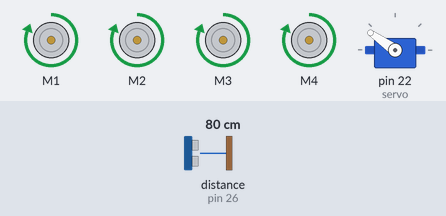
Recording of a sketch running on a simulated Arduino Mega 2560, built with avr-gcc and run on an emulated ATmega2560. Shown: 4 × DC motor (green arrow = forward, orange = backward, longer = faster), servo. Wiring (inferred from the names in the program): ultrasonic range finder: trigger pin 28; echo pin 26. The test bench sets the inputs (shaded band); at power-on: distance to the obstacle (sensor on pin 26) 80 cm. The echo pulse lasts 58.3 µs per cm.

Above: at 1.2 s.
1.3 s: distance to the obstacle (sensor on pin 26) set to 34 cm
2.8 s: distance to the obstacle (sensor on pin 26) set to 28 cm
At 3.6 s:
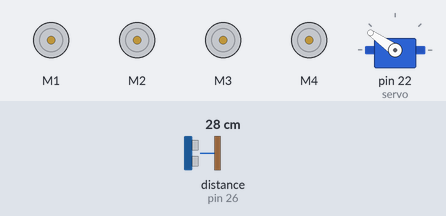
8.8 s: distance to the obstacle (sensor on pin 26) set to 35 cm
At 11.7 s:
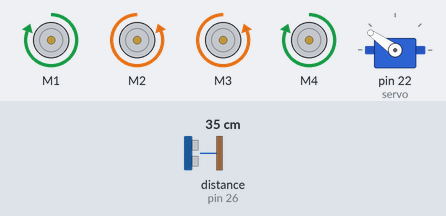
11.8 s: distance to the obstacle (sensor on pin 26) set to 2 cm
At 14.7 s:
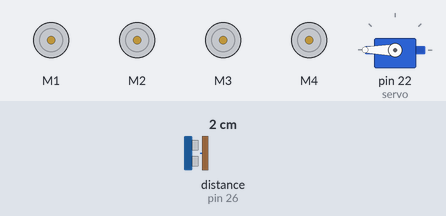
Timing chart, 0 to 15.8 s (numbered marks = the images above; inputs shaded):
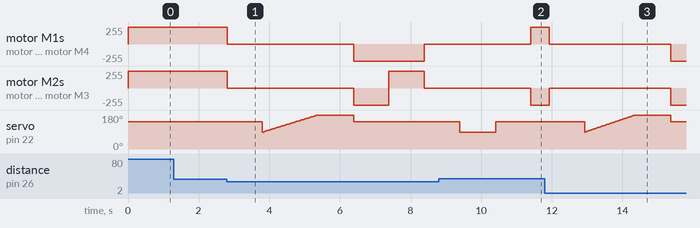

Measured:
- the behaviour switches between 31 and 30 cm on distance to the obstacle (sensor on pin 26) (found by bisection; images 0 and 1)
- after the input at 1.3 s, every drawn part: stays the same
- after the input at 2.8 s, motor M1, motor M4: forward 255/255 → stopped at once, → backward 255/255 3.6 s later, → stopped 2.0 s later; motor M2, motor M3: forward 255/255 → stopped at once, → backward 255/255 3.6 s later, → forward 255/255 1.0 s later, → stopped 1.0 s later
- after the input at 8.8 s, motor M1, motor M4: stopped → forward 255/255 after 2.6 s; motor M2, motor M3: stopped → backward 255/255 after 2.6 s
- after the input at 11.8 s, motor M1, motor M4: forward 255/255 → stopped after 0.13 s, → backward 255/255 3.4 s later; motor M2, motor M3: backward 255/255 → stopped after 0.13 s, → backward 255/255 3.4 s later

The sketch:

Obstacle_Avoidance_Car.ino
```cpp
#include <AFMotor.h>
#include <Servo.h>
#define echoPin 26
#define trigPin 28

  Servo servo;
  AF_DCMotor motor1(1);
  AF_DCMotor motor2(2);
  AF_DCMotor motor3(3);
  AF_DCMotor motor4(4);
  long duration;
  int distance;
  void left90();
  void right90();
  void turn180();
  void shortrev();
  int ultrasonic();

void setup() {
  Serial.begin(9600);

  // motor setup
  motor1.setSpeed(255);
  motor2.setSpeed(255);
  motor3.setSpeed(255);
  motor4.setSpeed(255);

  //servo setup
  servo.attach(22);
  servo.write(145);

  //ultrasonic setup
  pinMode(trigPin, OUTPUT);
  pinMode(echoPin, INPUT);
}

void loop() {
  motor1.run(FORWARD);
  motor2.run(FORWARD);
  motor3.run(FORWARD);
  motor4.run(FORWARD);
  distance = ultrasonic();
  //Serial.println(distance);

  if (distance < 30){
      motor1.run(RELEASE);
      motor2.run(RELEASE);
      motor3.run(RELEASE);
      motor4.run(RELEASE);
      delay(1000);
      for(int i=90;i<=190;i++){
        servo.write(i);
        delay(15);
        distance = ultrasonic();
          if (distance > 30 && i < 145){
            delay(1000);
            servo.write(145);
            delay(1000);
            right90();
            break;}
          else if(distance > 30 && i > 145){
            delay(1000);
            servo.write(145);
            delay(1000);
            left90();
            break;}
          else if(i >180){
            delay(1000);
            servo.write(145);
            shortrev();
            turn180();
            break;
          }
      }
  }
}

void left90() {
  motor1.run(BACKWARD);
  motor2.run(FORWARD);
  motor3.run(FORWARD);
  motor4.run(BACKWARD);
  delay(520);
  motor1.run(RELEASE);
  motor2.run(RELEASE);
  motor3.run(RELEASE);
  motor4.run(RELEASE);
}

void right90() {
  motor1.run(FORWARD);
  motor2.run(BACKWARD);
  motor3.run(BACKWARD);
  motor4.run(FORWARD);
  delay(520);
  motor1.run(RELEASE);
  motor2.run(RELEASE);
  motor3.run(RELEASE);
  motor4.run(RELEASE);
}

void turn180() {
  motor1.run(BACKWARD);
  motor2.run(FORWARD);
  motor3.run(FORWARD);
  motor4.run(BACKWARD);
  delay(1000);
  motor1.run(RELEASE);
  motor2.run(RELEASE);
  motor3.run(RELEASE);
  motor4.run(RELEASE);
}

void shortrev(){
  motor1.run(BACKWARD);
  motor2.run(BACKWARD);
  motor3.run(BACKWARD);
  motor4.run(BACKWARD);
  delay(1000);
  motor1.run(RELEASE);
  motor2.run(RELEASE);
  motor3.run(RELEASE);
  motor4.run(RELEASE);
}

int ultrasonic(){
  digitalWrite(trigPin,LOW);
  delayMicroseconds(2);
  digitalWrite(trigPin, HIGH);
  delayMicroseconds(10);
  digitalWrite(trigPin, LOW);
  duration = pulseIn(echoPin, HIGH);
  distance = duration *0.034/2;
  return distance;
}
```
